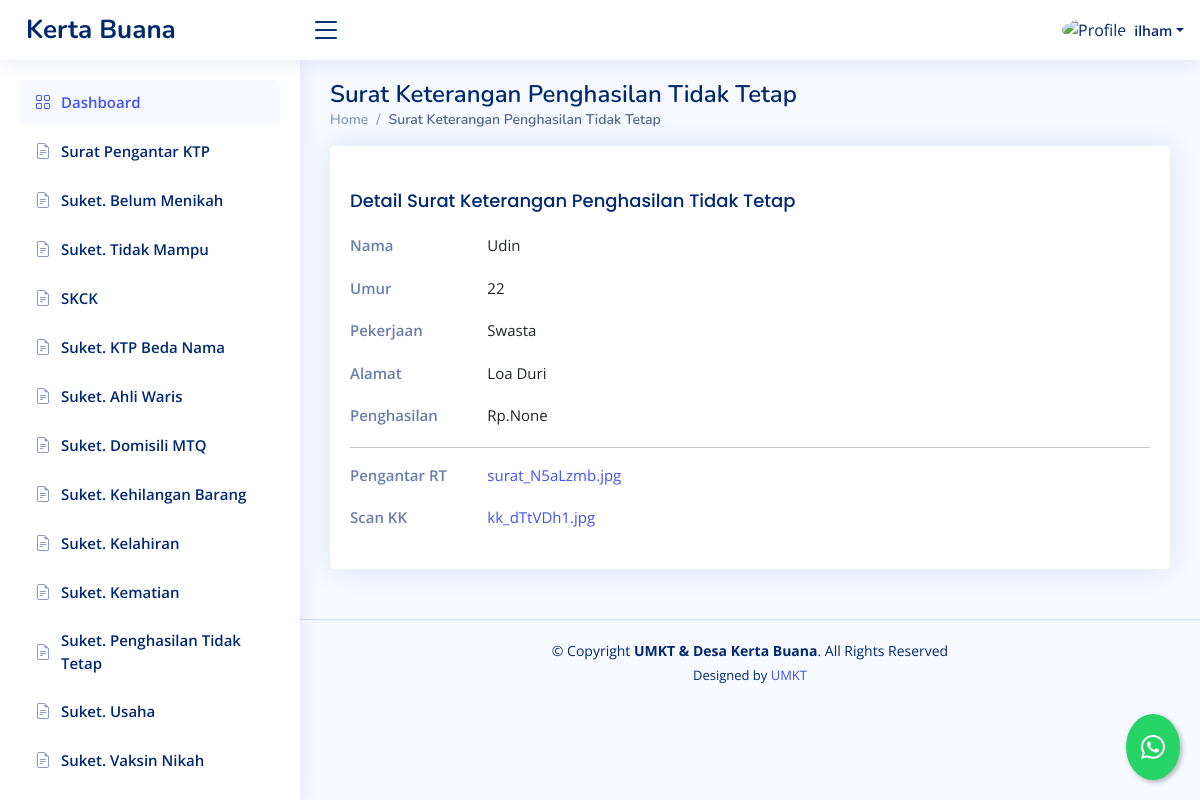
The app's page /dashboard/suket-penghasilan-tidak-tetap/detail/1 (signed in) with its own data.
### dashboard/models.py (models this page shows, shortened)
class SuketPenghasilanTidakTetap(models.Model):
    STATUS_CHOICES = [
        ('review', 'Proses Review'),
        ('approved', 'Disetujui'),
        ('rejected', 'Ditolak'),
    ]
    penulis = models.ForeignKey(User, on_delete=models.CASCADE, blank=True, null=True)
    nama = models.CharField(max_length=255)
    umur = models.CharField(max_length=255)
    pekerjaan = models.CharField(max_length=255)
    alamat = models.CharField(max_length=255)
    penghasilan = models.CharField(max_length=255,blank=True, null=True)
    date = models.DateTimeField(default=timezone.now, blank=True)
    status = models.CharField(max_length=20, choices=STATUS_CHOICES, default='review')
    pengantarrt = models.URLField(blank=True, null=True)
    scankk = models.URLField(blank=True, null=True)

### dashboard/views.py (the view)
# urls.py: path("suket-penghasilan-tidak-tetap/detail/<int:id>", detail_suketpenghasilantidaktetap, name="detail_suketpenghasilantidaktetap"),
@login_required
def detail_suketpenghasilantidaktetap(request, id):
    template_name = "backend/detail_suketpenghasilantidaktetap.html"  # Template untuk halaman detail
    suket = get_object_or_404(SuketPenghasilanTidakTetap, id=id)
    context = {
        'suket': suket,
    }
    return render(request, template_name, context)

### templates/backend/detail_suketpenghasilantidaktetap.html
{% extends "backend/base_ui.html" %} {% load static %} {% load custom_filters %}
{% block konten %}
<div class="pagetitle">
  <h1>Surat Keterangan Penghasilan Tidak Tetap</h1>
  <nav>
    <ol class="breadcrumb">
      <li class="breadcrumb-item"><a href="{% url 'dashboard' %}">Home</a></li>
      <li class="breadcrumb-item active">Surat Keterangan Penghasilan Tidak Tetap</li>
    </ol>
  </nav>
</div>
<section class="section profile">
  <div class="row">
    <div class="col-xl-12">
      <div class="card">
        <div class="card-body pt-3">
          <div class="tab-content pt-2">
            <div class="tab-pane fade show active profile-overview" id="profile-overview">
              <h5 class="card-title">Detail Surat  Keterangan Penghasilan Tidak Tetap</h5>
              <div class="row">
                <div class="col-lg-2 col-md-3 label">Nama</div>
                <div class="col-lg-10 col-md-9">{{ suket.nama }}</div>
              </div>
              <div class="row">
                <div class="col-lg-2 col-md-3 label">Umur</div>
                <div class="col-lg-10 col-md-9">{{ suket.umur }}</div>
              </div>
              <div class="row">
                <div class="col-lg-2 col-md-3 label">Pekerjaan</div>
                <div class="col-lg-10 col-md-9">{{ suket.pekerjaan }}</div>
              </div>
              <div class="row">
                <div class="col-lg-2 col-md-3 label">Alamat</div>
                <div class="col-lg-10 col-md-9">{{ suket.alamat }}</div>
              </div>
              <div class="row">
                <div class="col-lg-2 col-md-3 label">Penghasilan</div>
                <div class="col-lg-10 col-md-9">Rp.{{ suket.penghasilan }}</div>
              </div>
              <hr>
              <div class="row">
                <div class="col-lg-2 col-md-3 label">Pengantar RT</div>
                <div class="col-lg-10 col-md-9">
                  <a href="{{ suket.pengantarrt }}">{{ suket.pengantarrt|filename }}</a>
                </div>
              </div>
              <div class="row">
                <div class="col-lg-2 col-md-3 label">Scan KK</div>
                <div class="col-lg-10 col-md-9">
                  <a href="{{ suket.scankk }}">{{ suket.scankk|filename }}</a>
                </div>
              </div>
            </div>
          </div>
        </div>
      </div>
    </div>
  </div>
</section>
{% endblock konten %}

### templates/backend/base_ui.html (shortened to what this page needs)
{% load static %}
<!DOCTYPE html>
<html lang="en">
  <head>
    <link
      href="{% static 'backend/vendor/bootstrap/css/bootstrap.min.css'%}"
      rel="stylesheet"
    />
    <link
      href="{% static 'backend/vendor/bootstrap-icons/bootstrap-icons.css'%}"
      rel="stylesheet"
    />
    <link
      href="{% static 'backend/vendor/boxicons/css/boxicons.min.css'%}"
      rel="stylesheet"
    />
    <link
      href="{% static 'backend/vendor/quill/quill.snow.css'%}"
      rel="stylesheet"
    />
    <link
      href="{% static 'backend/vendor/quill/quill.bubble.css'%}"
      rel="stylesheet"
    />
    <link
      href="{% static 'backend/vendor/remixicon/remixicon.css'%}"
      rel="stylesheet"
    />
    <link
      href="{% static 'backend/vendor/simple-datatables/style.css'%}"
      rel="stylesheet"
    />
    <link href="{% static 'backend/css/style.css'%}" rel="stylesheet" />
  </head>
  <body>
    <header id="header" class="header fixed-top d-flex align-items-center">
      <div class="d-flex align-items-center justify-content-between">
        <a href="{% url 'welcome'%}" class="logo d-flex align-items-center">
          <span class="d-none d-lg-block">Kerta Buana</span>
        </a>
        <i class="bi bi-list toggle-sidebar-btn"></i>
      </div>
      <nav class="header-nav ms-auto">
        <ul class="d-flex align-items-center">
          <li class="nav-item dropdown pe-3">
            <a
              class="nav-link nav-profile d-flex align-items-center pe-0"
              href="#"
              data-bs-toggle="dropdown"
            >
              {% if user.is_superuser %}
              <img
                src="{% static 'backend/img/orang.png'%}"
                alt="Profile"
                class="rounded-circle"
              />
              {% else %}
              <img
                src="{% static 'backend/img/family.png'%}"
                alt="Profile"
                class="rounded-circle"
              />
              {% endif %}
              <span class="d-none d-md-block dropdown-toggle ps-2"
                >{{request.user.username}}</span
              > </a
            >
          </li>
        </ul>
      </nav>
    </header>
    <aside id="sidebar" class="sidebar">
      <ul class="sidebar-nav" id="sidebar-nav">
        <li class="nav-item">
          <a class="nav-link" href="{% url 'dashboard'%}">
            <i class="bi bi-grid"></i>
            <span>Dashboard</span>
          </a>
        </li>
        {% if user.is_superuser %}
        <li class="nav-item">
          <a
            class="nav-link collapsed"
            data-bs-target="#forms-nav"
            data-bs-toggle="collapse"
            href="#"
          >
            <i class="bi bi-journal-text"></i><span>Surat</span
            ><i class="bi bi-chevron-down ms-auto"></i>
          </a>
          <ul
            id="forms-nav"
            class="nav-content collapse"
            data-bs-parent="#sidebar-nav"
          >
            <li>
              <a href="{% url 'suketpermohonanktp' %}">
                <i class="bi bi-circle"></i><span>Surat Pengantar KTP</span>
              </a>
            </li>
            <li>
              <a href="{% url 'suketbelummenikah'%}">
                <i class="bi bi-circle"></i><span>Suket. Belum Menikah</span>
              </a>
            </li>
            <li>
              <a href="{% url 'sukettidakmampu'%}">
                <i class="bi bi-circle"></i><span>Suket. Tidak Mampu</span>
              </a>
            </li>
            <li>
              <a href="{% url 'skck'%}">
                <i class="bi bi-circle"></i><span>SKCK</span>
              </a>
            </li>
            <li>
              <a href="{% url 'suketktpbedanama'%}">
                <i class="bi bi-circle"></i><span>Suket. KTP Beda Nama</span>
              </a>
            </li>
            <li>
              <a href="{% url 'suketahliwaris' %}">
                <i class="bi bi-circle"></i><span>Suket. Ahli Waris</span>
              </a>
            </li>
            <li>
              <a href="{% url 'suketMTQ'%}">
                <i class="bi bi-circle"></i><span>Suket. Domisili MTQ</span>
              </a>
            </li>
            <li>
              <a href="{% url 'suketkehilangan' %}">
                <i class="bi bi-circle"></i
                ><span>Suket. Kehilangan Barang</span>
              </a>
            </li>
            <li>
              <a href="{% url 'suketkelahiran' %}">
                <i class="bi bi-circle"></i><span>Suket. Kelahiran</span>
              </a>
            </li>
            <li>
              <a href="{% url 'suketkematian' %}">
                <i class="bi bi-circle"></i><span>Suket. Kematian</span>
              </a>
            </li>
            <li>
              <a href="{% url 'suketpenghasilantidaktetap' %}">
                <i class="bi bi-circle"></i
                ><span>Suket. Penghasilan Tidak Tetap</span>
              </a>
            </li>
            <li>
              <a href="{% url 'suketusaha' %}">
                <i class="bi bi-circle"></i><span>Suket. Usaha</span>
              </a>
            </li>
            <li>
              <a href="{% url 'suketvaksinnikah' %}">
                <i class="bi bi-circle"></i><span>Suket. Vaksin Nikah</span>
              </a>
            </li>
            <li>
              <a href="{% url 'suketpindahnikah' %}">
                <i class="bi bi-circle"></i><span>Suket. Pindah Nikah</span>
              </a>
            </li>
            <li>
              <a href="{% url 'suketrekkeltani' %}">
                <i class="bi bi-circle"></i><span>Suket. Kelompok Tani</span>
              </a>
            </li>
          </ul>
        </li>
        {% else %}
        <li class="nav-item">
          <a class="nav-link collapsed" href="{% url 'suketpermohonanktp' %}">
            <i class="bi bi-file-earmark-text"></i
            ><span>Surat Pengantar KTP</span>
          </a>
        </li>
        <li class="nav-item">
          <a class="nav-link collapsed" href="{% url 'suketbelummenikah'%}">
            <i class="bi bi-file-earmark-text"></i
            ><span>Suket. Belum Menikah</span>
          </a>
        </li>
        <li class="nav-item">
          <a class="nav-link collapsed" href="{% url 'sukettidakmampu'%}">
            <i class="bi bi-file-earmark-text"></i
            ><span>Suket. Tidak Mampu</span>
          </a>
        </li>
        <li class="nav-item">
          <a class="nav-link collapsed" href="{% url 'skck'%}">
            <i class="bi bi-file-earmark-text"></i><span>SKCK</span>
          </a>
        </li>
        <li class="nav-item">
          <a class="nav-link collapsed" href="{% url 'suketktpbedanama'%}">
            <i class="bi bi-file-earmark-text"></i
            ><span>Suket. KTP Beda Nama</span>
          </a>
        </li>
        <li class="nav-item">
          <a class="nav-link collapsed" href="{% url 'suketahliwaris' %}">
            <i class="bi bi-file-earmark-text"></i
            ><span>Suket. Ahli Waris</span>
          </a>
        </li>
        <li class="nav-item">
          <a class="nav-link collapsed" href="{% url 'suketMTQ'%}">
            <i class="bi bi-file-earmark-text"></i
            ><span>Suket. Domisili MTQ</span>
          </a>
        </li>
        <li class="nav-item">
          <a class="nav-link collapsed" href="{% url 'suketkehilangan' %}">
            <i class="bi bi-file-earmark-text"></i
            ><span>Suket. Kehilangan Barang</span>
          </a>
        </li>
        <li class="nav-item">
          <a class="nav-link collapsed" href="{% url 'suketkelahiran' %}">
            <i class="bi bi-file-earmark-text"></i><span>Suket. Kelahiran</span>
          </a>
        </li>
        <li class="nav-item">
          <a class="nav-link collapsed" href="{% url 'suketkematian' %}">
            <i class="bi bi-file-earmark-text"></i><span>Suket. Kematian</span>
          </a>
        </li>
        <li class="nav-item">
          <a
            class="nav-link collapsed"
            href="{% url 'suketpenghasilantidaktetap' %}"
          >
            <i class="bi bi-file-earmark-text"></i
            ><span>Suket. Penghasilan Tidak Tetap</span>
          </a>
        </li>
        <li class="nav-item">
          <a class="nav-link collapsed" href="{% url 'suketusaha' %}">
            <i class="bi bi-file-earmark-text"></i><span>Suket. Usaha</span>
          </a>
        </li>
        <li class="nav-item">
          <a class="nav-link collapsed" href="{% url 'suketvaksinnikah' %}">
            <i class="bi bi-file-earmark-text"></i
            ><span>Suket. Vaksin Nikah</span>
          </a>
        </li>
        <li class="nav-item">
          <a class="nav-link collapsed" href="{% url 'suketpindahnikah' %}">
          </a>
        </li>
        {% endif %}
      </ul>
    </aside>
    <main id="main" class="main">
      {% block konten %}{% endblock konten %}
    </main>
    <footer id="footer" class="footer">
      <div class="copyright">
        &copy; Copyright <strong><span>UMKT & Desa Kerta Buana</span></strong
        >. All Rights Reserved
      </div>
      <div class="credits">
        Designed by <a href="https://www.umkt.ac.id/">UMKT</a>
      </div>
    </footer>
    <a
      href="https://wa.me/6282255462424?text=Halo,%20saya%20{{ request.user.last_name }}%20dengan%20nik%20{{ request.user.nik }}"
      class="whatsapp-float"
      target="_blank"
      title="Hubungi kami via WhatsApp"
    >
      <i class="bi bi-whatsapp"></i>
    </a>
  </body>
</html>

### records on screen
SuketPenghasilanTidakTetap: nama "Udin", umur "22", pekerjaan "Swasta", alamat "Loa Duri", penghasilan "None", pengantarrt|filename "surat_N5aLzmb.jpg", scankk|filename "kk_dTtVDh1.jpg"

### other values on screen
{{ request.user.username }} "ilham"
